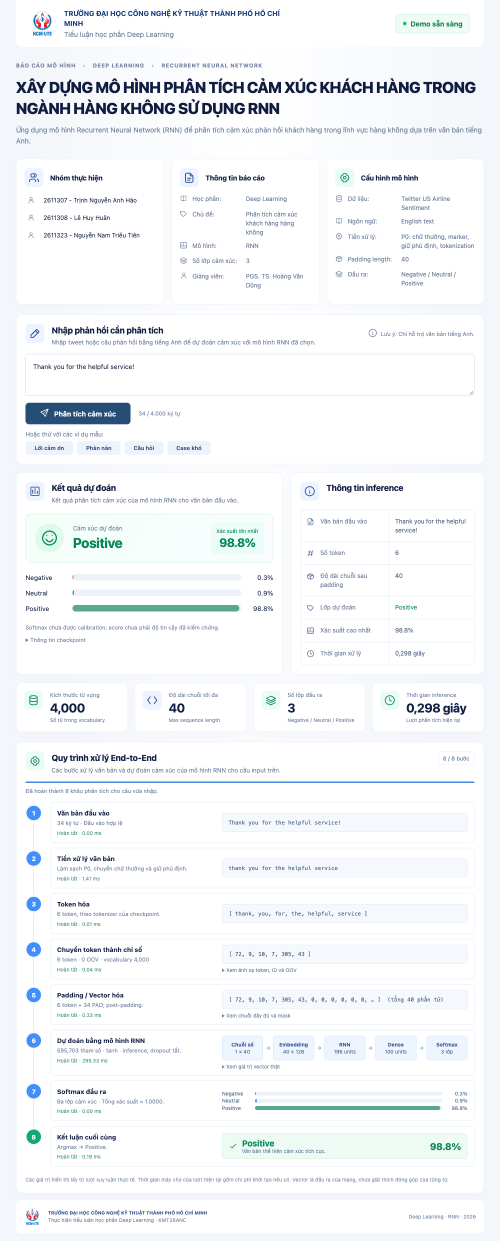
#> input picture results/figures/F23_demo.png, 1000 x 2482 px (shown at 1/2 size)
$ python prepare_demo_figure.py
#> lines starting #> are read from the running program, lines starting #| are printed output that depends on the picture
"""Arrange two crops of the real browser capture for readable document layout."""
from pathlib import Path
from PIL import Image, ImageDraw
root=Path(__file__).resolve().parents[1]
source=Image.open(root/'results/figures/F23_demo.png').convert('RGB')
#> source is the input picture: PIL image 1000x2482 RGB; mean R, G, B 243.4, 246, 248.2
# Coordinates apply to the verified 1000 x 2482 browser capture.
if source.size != (1000,2482):
    raise ValueError('Capture the documented desktop viewport again before arranging this figure.')
left=source.crop((30,628,970,1472))
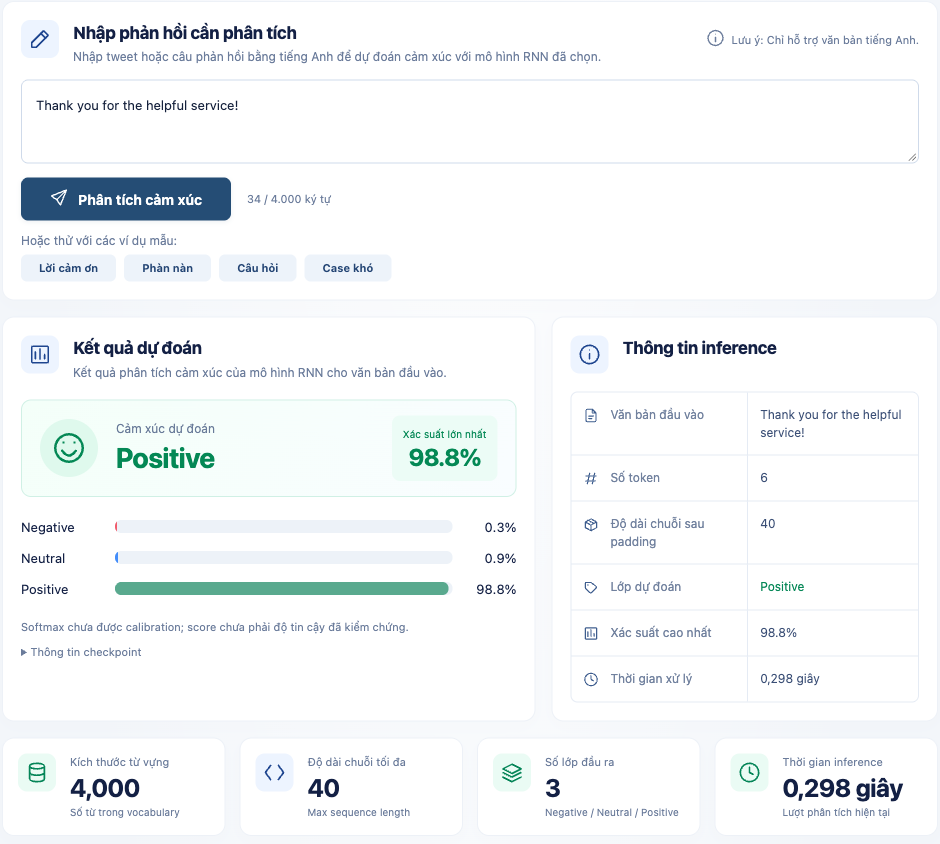
#> left: PIL image 940x844 RGB; mean R, G, B 244.3, 247.1, 248.3
right=source.crop((30,1484,970,2408))
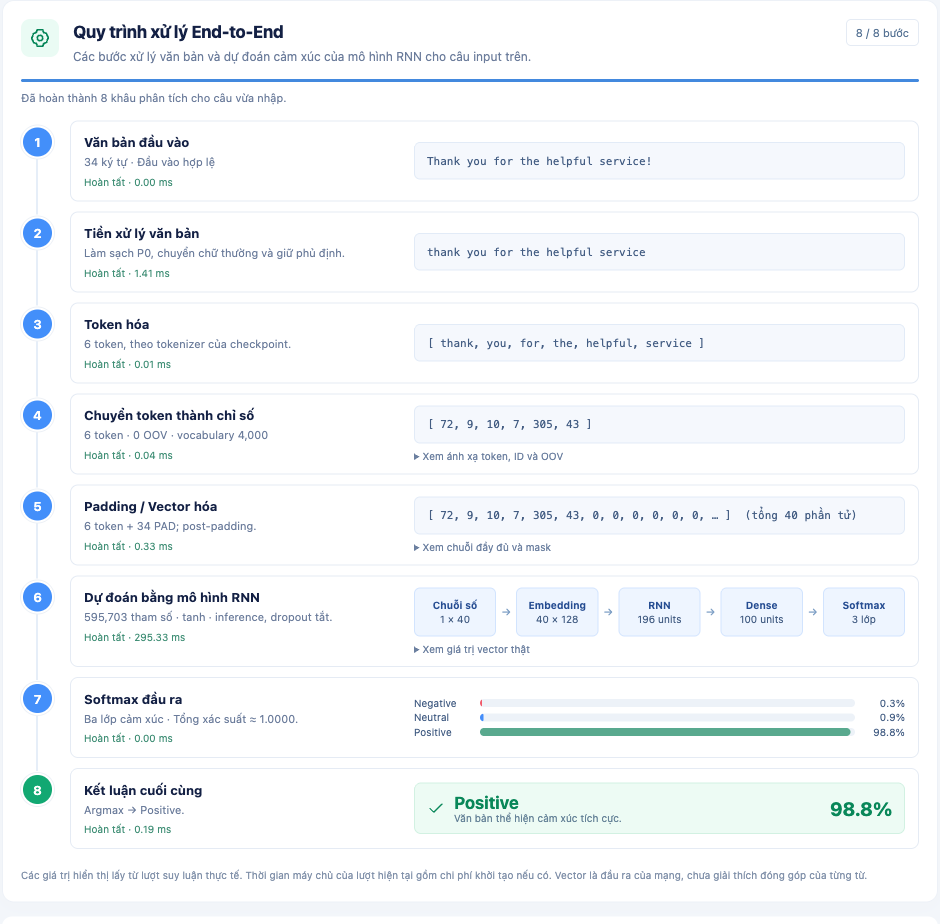
#> right: PIL image 940x924 RGB; mean R, G, B 245.2, 248, 250.2
canvas=Image.new('RGB',(1920,1100),'white')
#> canvas: PIL image 1920x1100 RGB; every value is 255
canvas.paste(left,(0,36));canvas.paste(right,(980,36))
#> after `canvas.paste(left, (0, 36))`:
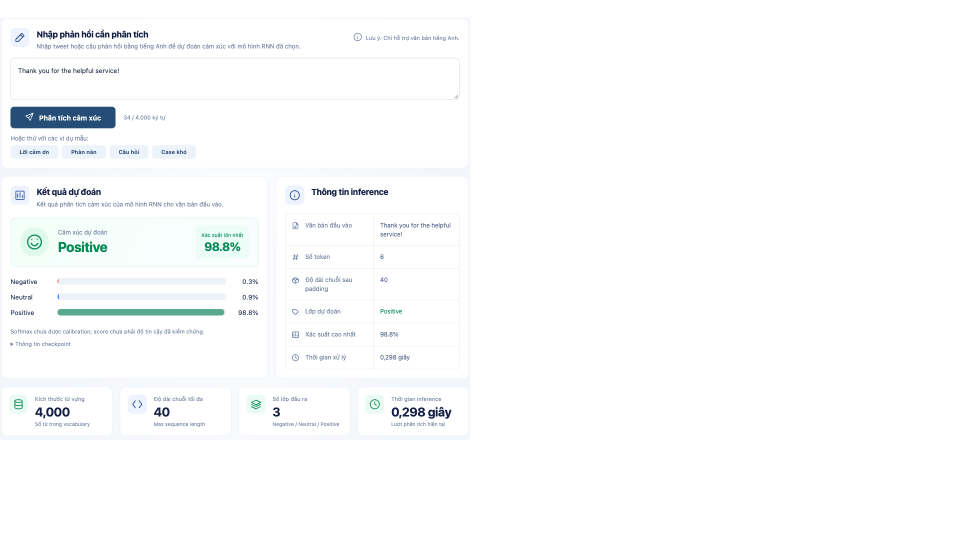
#> canvas: PIL image 1920x1100 RGB (shown at 1/2 size); mean R, G, B 251, 252, 252.5
#> after `canvas.paste(right, (980, 36))`:
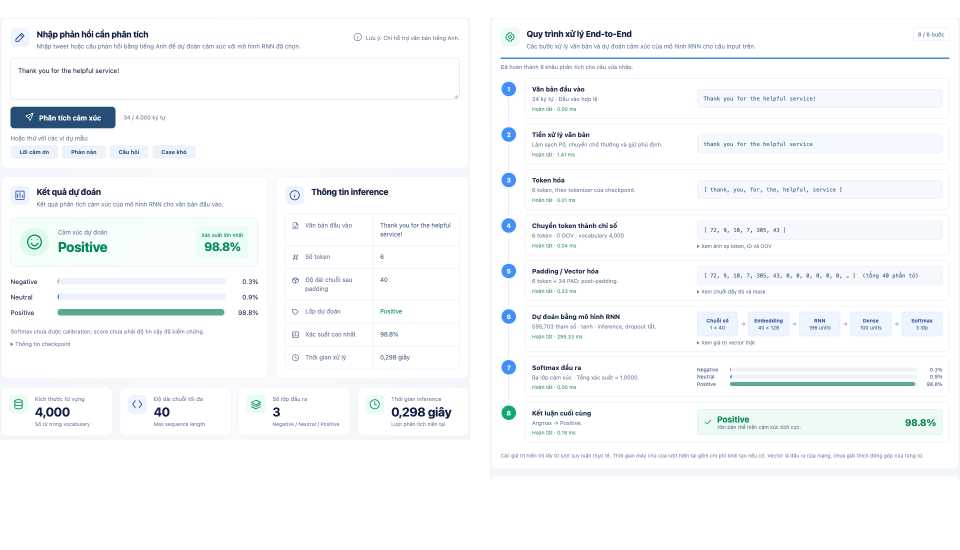
#> canvas: PIL image 1920x1100 RGB (shown at 1/2 size); mean R, G, B 246.9, 249.2, 250.5
d=ImageDraw.Draw(canvas)
d.text((10,10),'(a) Input, prediction and inference',fill='#16344c')
d.text((990,10),'(b) Eight actual analysis stages',fill='#16344c')
canvas.save(root/'results/figures/F23_demo_report.png')
canvas.save(root/'results/figures/F23_demo_report.pdf',resolution=150)
source.save(root/'results/figures/F23_demo.pdf',resolution=150)
print('Prepared report crop from the real browser capture; no prediction values changed.')
